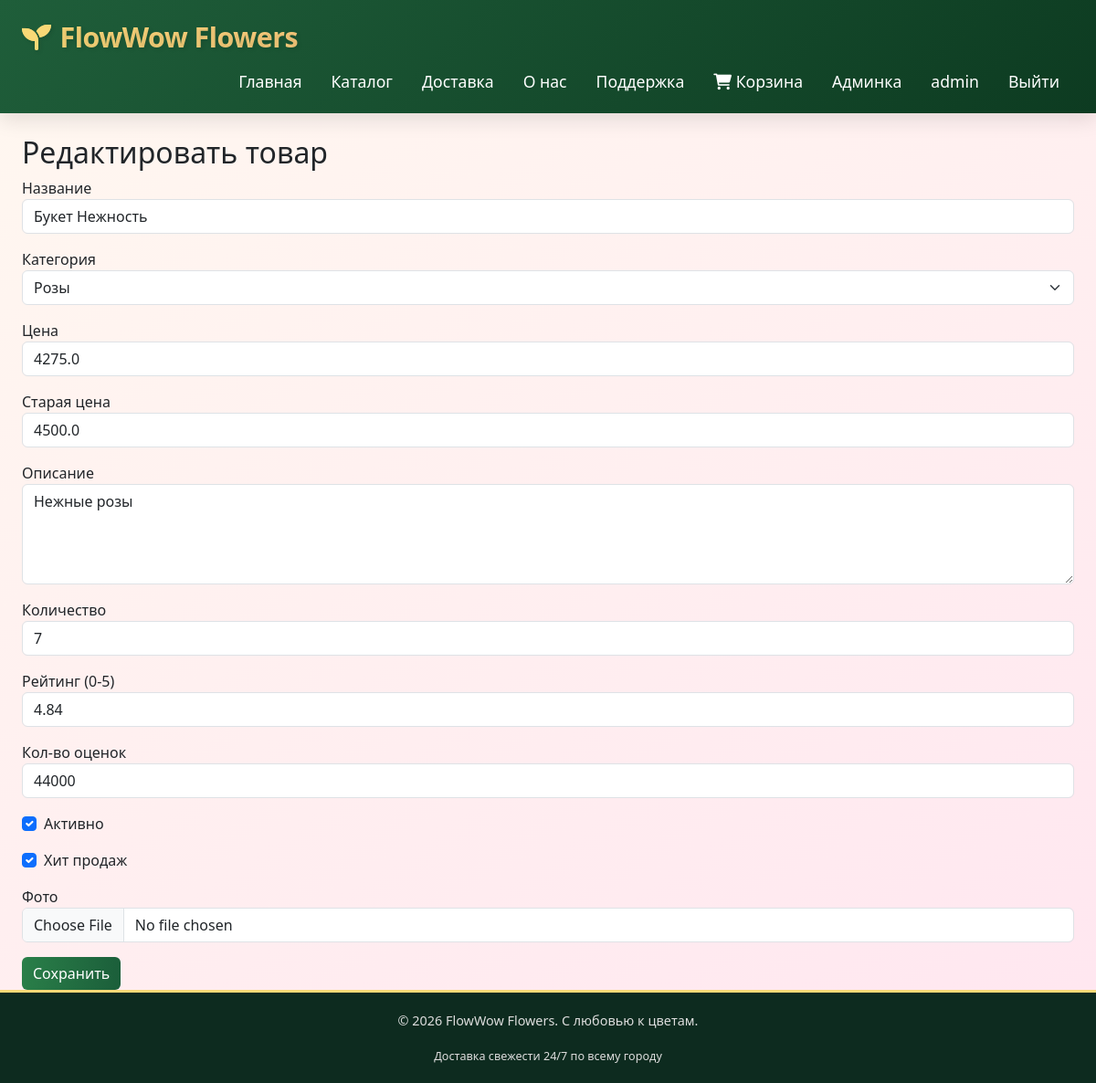
The page /admin/product/edit/2 (signed in) on the database its author committed.
### app.py (models this page shows)
class User(UserMixin, db.Model):
    id = db.Column(db.Integer, primary_key=True)
    username = db.Column(db.String(80), unique=True, nullable=False)
    email = db.Column(db.String(120), unique=True, nullable=False)
    password_hash = db.Column(db.String(256), nullable=False)
    role = db.Column(db.String(20), default='user')
    phone = db.Column(db.String(20))
    address = db.Column(db.Text)
    created_at = db.Column(db.DateTime, default=datetime.utcnow)

class Product(db.Model):
    id = db.Column(db.Integer, primary_key=True)
    name = db.Column(db.String(150), nullable=False)
    category_id = db.Column(db.Integer, db.ForeignKey('category.id'))
    price = db.Column(db.Float, nullable=False)
    old_price = db.Column(db.Float)
    description = db.Column(db.Text)
    image_filename = db.Column(db.String(200), default='default.jpg')
    stock = db.Column(db.Integer, default=0)
    is_active = db.Column(db.Boolean, default=True)
    is_hit = db.Column(db.Boolean, default=False)
    rating = db.Column(db.Float, default=4.8)
    rating_count = db.Column(db.Integer, default=100)
    created_at = db.Column(db.DateTime, default=datetime.utcnow)
    category = db.relationship('Category', backref='products')

### app.py (the view, shortened to what this page needs)
@app.route('/admin/product/edit/<int:id>', methods=['GET', 'POST'])
@login_required
@admin_required
def admin_edit_product(id):
    product = Product.query.get_or_404(id)
    form = ProductForm(obj=product)
    form.category_id.choices = [(c.id, c.name) for c in Category.query.all()]
    return render_template('admin/product_form.html', form=form, title='Редактировать товар')

### app.py
class ProductForm(FlaskForm):
    name = StringField('Название', validators=[DataRequired()])
    category_id = SelectField('Категория', coerce=int, validators=[DataRequired()])
    price = FloatField('Цена', validators=[DataRequired(), NumberRange(min=0)])
    old_price = FloatField('Старая цена', validators=[Optional()])
    description = TextAreaField('Описание')
    stock = IntegerField('Количество', default=0)
    is_active = BooleanField('Активно')
    is_hit = BooleanField('Хит продаж')
    rating = FloatField('Рейтинг (0-5)', default=4.8, validators=[NumberRange(min=0, max=5)])
    rating_count = IntegerField('Кол-во оценок', default=100)
    image = FileField('Фото')
    submit = SubmitField('Сохранить')

### app.py (called while the page is built)
@login_manager.user_loader
def load_user(user_id):
    return User.query.get(int(user_id))

def admin_required(f):
    from functools import wraps
    @wraps(f)
    def decorated(*args, **kwargs):
        if not current_user.is_authenticated or current_user.role != 'admin':
            flash('Доступ запрещён', 'danger')
            return redirect(url_for('index'))
        return f(*args, **kwargs)
    return decorated

### templates/admin/product_form.html (shortened to what this page needs)
{% extends 'base.html' %}
{% block content %}
<h2>{{ title }}</h2>
<form method="POST" enctype="multipart/form-data">
    <div class="mb-3">{{ form.name.label }} {{ form.name(class="form-control") }}</div>
    <div class="mb-3">{{ form.category_id.label }} {{ form.category_id(class="form-select") }}</div>
    <div class="mb-3">{{ form.price.label }} {{ form.price(class="form-control") }}</div>
    <div class="mb-3">{{ form.old_price.label }} {{ form.old_price(class="form-control") }}</div>
    <div class="mb-3">{{ form.description.label }} {{ form.description(class="form-control", rows=4) }}</div>
    <div class="mb-3">{{ form.stock.label }} {{ form.stock(class="form-control") }}</div>
    <div class="mb-3">{{ form.rating.label }} {{ form.rating(class="form-control") }}</div>
    <div class="mb-3">{{ form.rating_count.label }} {{ form.rating_count(class="form-control") }}</div>
    <div class="form-check mb-3">{{ form.is_active(class="form-check-input") }} {{ form.is_active.label }}</div>
    <div class="form-check mb-3">{{ form.is_hit(class="form-check-input") }} {{ form.is_hit.label }}</div>
    <div class="mb-3">{{ form.image.label }} {{ form.image(class="form-control") }}</div>
    {{ form.submit(class="btn btn-primary") }}
</form>
{% endblock %}

### templates/base.html (shortened to what this page needs)
<!DOCTYPE html>
<html lang="ru">
<head>
    <link href="https://cdn.jsdelivr.net/npm/bootstrap@5.3.2/dist/css/bootstrap.min.css" rel="stylesheet">
    <link rel="stylesheet" href="https://cdnjs.cloudflare.com/ajax/libs/font-awesome/6.0.0-beta3/css/all.min.css">
</head>
<body>
    <nav class="navbar navbar-expand-lg navbar-dark sticky-top">
        <div class="container-fluid-custom">
            <a class="navbar-brand" href="/">
                <i class="fas fa-seedling"></i>
            </a>
            <div class="collapse navbar-collapse" id="navbarNav">
                <ul class="navbar-nav ms-auto">
                    <li class="nav-item"><a class="nav-link" href="/">Главная</a></li>
                    <li class="nav-item"><a class="nav-link" href="/catalog/">Каталог</a></li>
                    <li class="nav-item"><a class="nav-link" href="/delivery">Доставка</a></li>
                    <li class="nav-item"><a class="nav-link" href="/about">О нас</a></li>
                    <li class="nav-item"><a class="nav-link" href="/support">Поддержка</a></li>
                    <li class="nav-item"><a class="nav-link" href="/cart/"><i class="fas fa-shopping-cart"></i> Корзина</a></li>
                    {% if current_user.is_authenticated %}
                        {% if current_user.role == 'admin' %}
                        <li class="nav-item"><a class="nav-link" href="/admin/">Админка</a></li>
                        {% endif %}
                        <li class="nav-item"><a class="nav-link" href="#">{{ current_user.username }}</a></li>
                        <li class="nav-item"><a class="nav-link" href="/logout">Выйти</a></li>
                    {% else %}
                        <li class="nav-item"><a class="nav-link" href="/login">Вход</a></li>
                        <li class="nav-item"><a class="nav-link" href="/register">Регистрация</a></li>
                    {% endif %}
                </ul>
            </div>
        </div>
    </nav>
    <div class="main-content">
        <div class="container-fluid-custom mt-4">
            {% block content %}{% endblock %}
        </div>
    </div>
    <footer>
        <div class="container-fluid-custom">
            <p>© 2026 FlowWow Flowers. С любовью к цветам.</p>
            <small>Доставка свежести 24/7 по всему городу</small>
        </div>
    </footer>
</body>
</html>

### templates/base.html (style rules this page uses)
* { margin: 0; padding: 0; box-sizing: border-box; }
body { background: linear-gradient(145deg, #fff8f0 0%, #ffe6f0 100%); font-family: 'Segoe UI', 'Poppins', system-ui, sans-serif; display: flex; flex-direction: column; min-height: 100vh; }
.main-content { flex: 1; }
.container-fluid-custom { width: 100%; max-width: 1600px; margin: 0 auto; padding: 0 24px; }
.navbar { background: linear-gradient(135deg, #1f5e3a, #0d3b21); padding: 0.8rem 0; box-shadow: 0 8px 20px rgba(0,0,0,0.1); animation: slideDown 0.6s ease-out; }
.navbar-brand { display: flex; align-items: center; gap: 10px; font-size: 1.9rem; font-weight: 800; letter-spacing: -0.5px; background: linear-gradient(45deg, #f9d976, #f39f86); -webkit-background-clip: text; background-clip: text; color: transparent; text-shadow: 2px 2px 4px rgba(0,0,0,0.1); transition: transform 0.2s; }
.navbar-brand i { font-size: 2rem; color: #f9d976; background: none; animation: pulse 2s infinite; }
.nav-link { font-size: 1.1rem; font-weight: 500; margin: 0 8px; transition: 0.2s; position: relative; color: #fff !important; }
.nav-link::after { content: ''; position: absolute; bottom: -5px; left: 50%; width: 0; height: 2px; background: #f9d976; transition: 0.3s; transform: translateX(-50%); border-radius: 2px; }
.btn-primary { background: linear-gradient(95deg, #2a7f49, #1b5e3a); border: none; }
footer { background: #0d2b1f; color: #ddd; padding: 20px 0; font-size: 0.9rem; text-align: center; margin-top: auto; border-top: 3px solid #f9d976; }

### rows shown on the page
User: username "admin"
Product: name "Букет Нежность", category_id "Розы", price "4275.0", old_price "4500.0", description "Нежные розы", stock "7", rating "4.84", rating_count "44000", is_active "☑", is_hit "☑"

### other values the page prints
{{ title }} "Редактировать товар"
